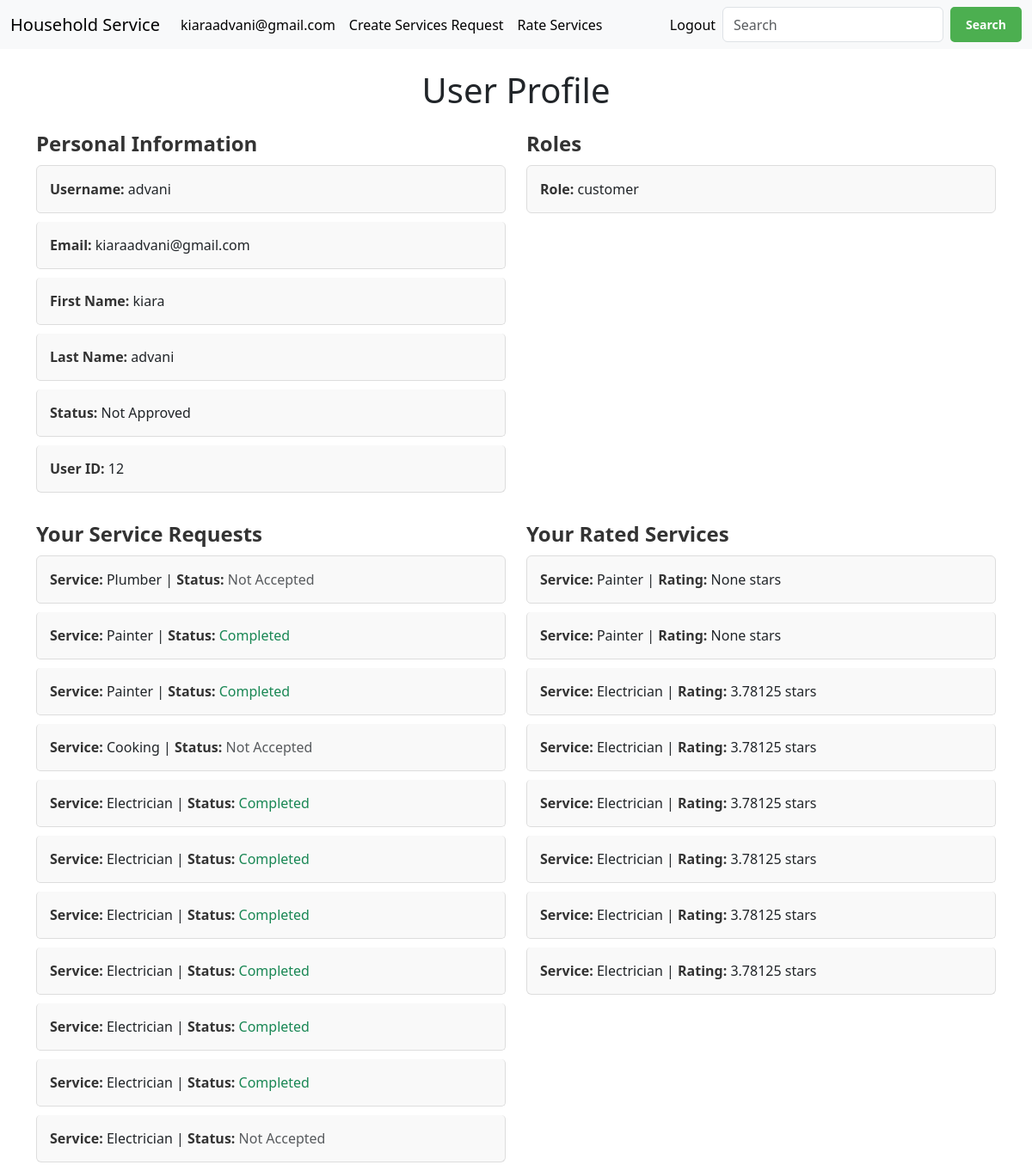
Page /user_profile (signed in) on the committed database.
### project/model.py (models this page shows)
class User(UserMixin,db.Model):
    id = db.Column(db.Integer, primary_key=True, autoincrement=True)
    username = db.Column(db.String(20), unique=True, nullable=False)
    email = db.Column(db.String(120), unique=True, nullable=False)
    password = db.Column(db.String(60), nullable=False)
    fname = db.Column(db.String(50), nullable=False)
    lname = db.Column(db.String(50), nullable=False)
    approved = db.Column(db.Boolean(), default=False)
    roles = db.relationship('Role', secondary='user_role', backref=db.backref('users', lazy=True))
    customer_dets = db.relationship('Customer', backref='user', lazy=True, uselist=False)
    service_requests = db.relationship('ServiceRequest', backref='user', lazy=True)

class Role(db.Model):
    id = db.Column(db.Integer, primary_key=True)
    name = db.Column(db.String(20),unique=True, nullable=False)

class ServiceRequest(db.Model):
    __tablename__ = 'service_requests'
    id = db.Column(db.Integer, primary_key=True)
    user_id = db.Column(db.Integer, db.ForeignKey('user.id', name='fk_request_user'), nullable=False)
    date_of_request = db.Column(db.Date, nullable=False)
    date_of_accept = db.Column(db.Date, nullable=True)
    date_of_completion = db.Column(db.Date, nullable=True)
    service_type = db.Column(db.String(50), nullable=False)
    service_professional_id = db.Column(db.Integer, db.ForeignKey('service_professional.id'), nullable=False)
    service_professional = db.relationship('ServiceProfessional', backref='service_requests')

class ServiceProfessional(db.Model):
    id = db.Column(db.Integer, primary_key=True, autoincrement=True)
    service_type = db.Column(db.String(20), nullable=False, index=True)
    service_duration = db.Column(db.Integer, nullable=False)
    experience_year = db.Column(db.Integer, nullable=False)
    service_description = db.Column(db.String(100), nullable=True)
    service_price = db.Column(db.Float, nullable=False)
    rating = db.Column(db.Integer, nullable=True)
    user_id = db.Column(db.Integer, db.ForeignKey('user.id', name='fk_serviceprofessional_user'), nullable=False)

### main.py (the view)
@app.route('/user_profile')
@login_required
def user_profile():
    user = current_user
    roles = [role.name for role in user.roles]
    rated_services = []
    if 'customer' in roles:
        rated_services = ServiceRequest.query.filter_by(user_id=current_user.id).filter(ServiceRequest.date_of_completion != None).all()
    service_professional = None
    if 'service_professional' in roles:
        service_professional = ServiceProfessional.query.filter_by(user_id=user.id).first()
    assigned_requests = []
    if 'service_professional' in roles:
        assigned_requests = ServiceRequest.query.filter(
            ServiceRequest.service_professional_id == user.id
        ).all()
    return render_template(
        'user_profile.html',
        user=user,
        roles=roles,
        assigned_requests=assigned_requests,
        rated_services=rated_services,
        service_professional=service_professional
    )

### main.py (called while the page is built)
@login_manager.user_loader
def load_user(user_id):
    return User.query.get(int(user_id))

### templates/user_profile.html (shortened to what this page needs)
{% extends "base.html" %}
{% block content %}
<div class="container mt-4">
    <h1 class="text-center mb-4">User Profile</h1>
    <div class="row">
        <div class="col-md-6">
            <h4 class="profile-section-title">Personal Information</h4>
            <ul class="list-group">
                <li class="list-group-item"><strong>Username:</strong> {{ user.username }}</li>
                <li class="list-group-item"><strong>Email:</strong> {{ user.email }}</li>
                <li class="list-group-item"><strong>First Name:</strong> {{ user.fname }}</li>
                <li class="list-group-item"><strong>Last Name:</strong> {{ user.lname }}</li>
                <li class="list-group-item"><strong>Status:</strong> {% if user.approved %} Approved {% else %} Not Approved {% endif %}</li>
                <li class="list-group-item"><strong>User ID:</strong> {{ user.id }}</li>
            </ul>
        </div>
        <div class="col-md-6">
            <h4 class="profile-section-title">Roles</h4>
            <ul class="list-group">
                {% for role in roles %}
                    <li class="list-group-item"><strong>Role:</strong> {{ role }}</li>
                {% endfor %}
            </ul>
        </div>
        {% if 'customer' in roles %}
        <div class="col-md-6 mt-4">
            <h4 class="profile-section-title">Your Service Requests</h4>
            <ul class="list-group">
                {% for request in user.service_requests %}
                    <li class="list-group-item">
                        <strong>Service:</strong> {{ request.service_type }} |
                        <strong>Status:</strong>
                        {% if request.date_of_accept %}
                            {% if request.date_of_completion %}
                                <span class="text-success">Completed</span>
                            {% else %}
                                <span class="text-warning">In Progress</span>
                            {% endif %}
                        {% else %}
                            <span class="text-muted">Not Accepted</span>
                        {% endif %}
                    </li>
                {% endfor %}
            </ul>
        </div>
        {% endif %}
        {% if 'customer' in roles %}
        <div class="col-md-6 mt-4">
            <h4 class="profile-section-title">Your Rated Services</h4>
            <ul class="list-group">
                {% for request in rated_services %}
                    <li class="list-group-item">
                        <strong>Service:</strong> {{ request.service_type }} |
                        <strong>Rating:</strong> {{ request.service_professional.rating }} stars
                    </li>
                {% endfor %}
            </ul>
        </div>
        {% endif %}
    </div>
</div>
{% endblock %}

### templates/nav.html (shortened to what this page needs)
<nav class="navbar navbar-expand-lg bg-body-tertiary">
  <div class="container-fluid">
    <a class="navbar-brand" href="{{ url_for('home') }}">Household Service</a>
    <div class="collapse navbar-collapse" id="navbarSupportedContent">
      <ul class="navbar-nav me-auto mb-2 mb-lg-0">
        {% if not session.get('user_id') %}
          <li class="nav-item">
            <a class="nav-link active" aria-current="page" href="{{ url_for('login') }}">Login</a>
          </li>
          <li class="nav-item">
            <a class="nav-link active" aria-current="page" href="{{ url_for('register') }}">Register</a>
          </li>
          <li class="nav-item">
            <a class="nav-link active" aria-current="page" href="{{ url_for('admin_login') }}">Admin</a>
          </li>
          {% else %}
            <li class="nav-item">
              <a class="nav-link active" aria-current="page" href="{{ url_for('user_profile') }}">{{ session['username'] }}</a>
            </li>
          {% if session.get('role') == 'admin' %}
            <li class="nav-item">
              <a class="nav-link active" aria-current="page" href="{{ url_for('admin_dashboard') }}">Admin Dashboard</a>
            </li>
            <li class="nav-item">
              <a class="nav-link active" aria-current="page" href="{{ url_for('all_user_details') }}">User Details</a>
            </li>
            <li class="nav-item">
              <a class="nav-link active" aria-current="page" href="{{ url_for('view_services') }}">View Services</a>
            </li>
          {% elif session.get('role') == 'customer' %}
            <li class="nav-item">
              <a class="nav-link active" aria-current="page" href="{{ url_for('create_service_request') }}">Create Services Request</a>
            </li>
            <li class="nav-item">
              <a class="nav-link active" aria-current="page" href="{{ url_for('rate_service', service_request_id=service_request_id) }}">Rate Services</a>
            </li>
          {% elif session.get('role') == 'service_professional' %}
            <li class="nav-item">
              <a class="nav-link active" aria-current="page" href="{{ url_for('view_service_requests') }}">View Services Requests</a>
            </li>
          {% endif %}
        {% endif %}
      </ul>
      <ul class="navbar-nav ms-auto">
        {% if session.get('user_id') %}
          <li class="nav-item">
            <a class="nav-link active" aria-current="page" href="{{ url_for('logout') }}">Logout</a>
          </li>
        {% endif %}
      </ul>
      <form class="d-flex" role="search" action="/search_services" method="POST">
        <input class="form-control me-2" name="query" type="search" placeholder="Search" aria-label="Search">
        <button class="custom-search-btn" type="submit">Search</button>
      </form>
    </div>
  </div>
</nav>

### templates/nav.html (style rules this page uses)
form .custom-search-btn { background-color: #4CAF50; color: white; border: 2px solid #4CAF50; border-radius: 5px; padding: 8px 16px; font-size: 14px; font-weight: bold; cursor: pointer; transition: background-color 0.3s, color 0.3s; }

### templates/user_profile.html (style rules this page uses)
.profile-section-title { font-size: 1.5rem; color: #333; font-weight: bold; margin-bottom: 10px; }
.list-group-item { font-size: 1rem; padding: 15px; border: 1px solid #ddd; border-radius: 5px; margin-bottom: 10px; background-color: #f9f9f9; }
.list-group-item strong { color: #333; }
.text-muted { color: #6c757d; }
.text-success { color: #28a745; }
h1.text-center { margin-bottom: 20px; }

### rows in the picture
User: username "kiaraadvani@gmail.com", username "advani", email "kiaraadvani@gmail.com", fname "kiara", lname "advani", id "12"
Role: name "customer"
ServiceRequest: service_type "Plumber", shows "Not Accepted"
ServiceRequest: service_type "Painter", date_of_accept "Completed", service_professional.rating "None"
ServiceRequest: service_type "Painter", date_of_accept "Completed", service_professional.rating "None"
ServiceRequest: service_type "Cooking", shows "Not Accepted"
ServiceRequest: service_type "Electrician", date_of_accept "Completed", service_professional.rating "3.78125"
ServiceRequest: service_type "Electrician", date_of_accept "Completed", service_professional.rating "3.78125"
ServiceRequest: service_type "Electrician", date_of_accept "Completed", service_professional.rating "3.78125"
ServiceRequest: service_type "Electrician", date_of_accept "Completed", service_professional.rating "3.78125"
ServiceRequest: service_type "Electrician", date_of_accept "Completed", service_professional.rating "3.78125"
ServiceRequest: service_type "Electrician", date_of_accept "Completed", service_professional.rating "3.78125"
ServiceRequest: service_type "Electrician", shows "Not Accepted"
